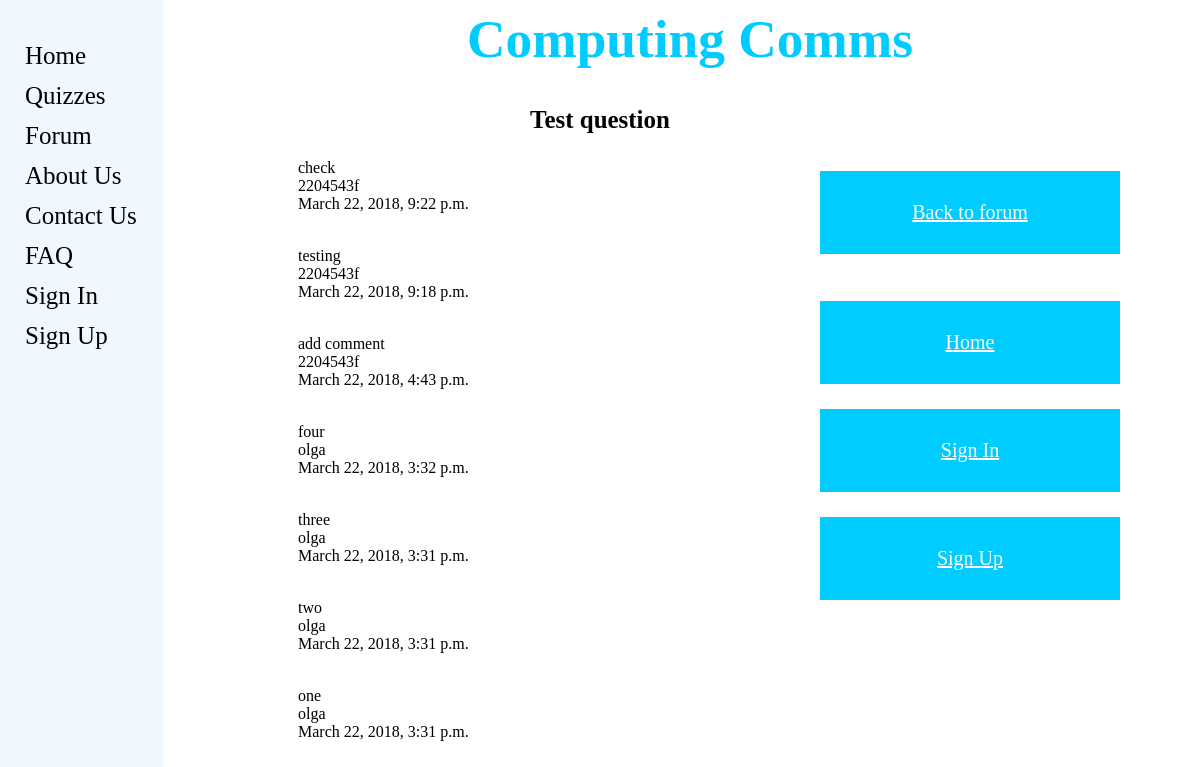
Page /computingcomms/forum/test-question/ on the earlier database version.
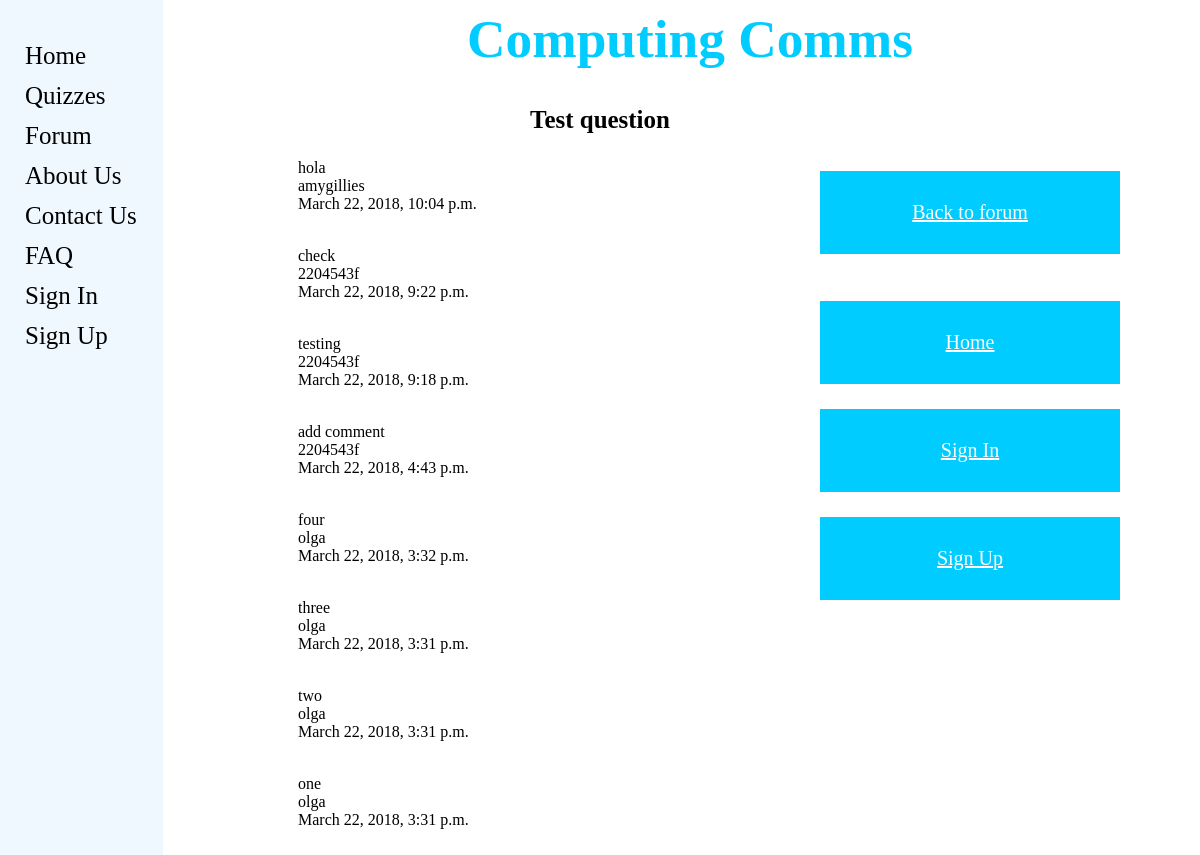
Same page on the later database version.
### computingcomms/models.py (models this page shows, shortened)
class Comment(models.Model):
    comment = models.CharField(max_length=128)
    user = models.ForeignKey(User, on_delete=models.DO_NOTHING)
    image = models.ImageField(upload_to='comment_images', blank=True)
    date = models.DateTimeField(auto_now=True)
    post = models.ForeignKey('computingcomms.ForumPost', related_name = 'comment' , on_delete=models.DO_NOTHING)

### computingcomms/views.py (the view)
# urls.py: url(r'^forum/(?P<post_slug>[\w\-]+)/$', views.show_post, name='show_post'),
def show_post(request, post_slug):
    context_dict = {}
    try:
        post = ForumPost.objects.get(slug=post_slug)
        comments = Comment.objects.filter(post = post).order_by('-date')
        context_dict['post'] = post
        context_dict['comments'] = comments
    except:
        context_dict['post'] = None
        context_dict['comments'] = None
    return render(request,'computingcomms/post.html' ,context_dict)

### templates/computingcomms/post.html (shortened to what this page needs)
{% extends 'computingcomms/base.html' %}
{% load staticfiles %}
{% block head_block %}
	<div>
		<center><h1>Computing Comms</h1></center>
	</div>
	<div>
		<center><h3>{{ post.question }}</h3></center>
	</div>
{% endblock %}
{% block body_block %}
	{% if comments %}
            <ul>
            {% for comment in comments %}
                <p id="comment">{{ comment.comment }}<br>
				{{ comment.user }} <br>
				{{ comment.date }} <br>
				{{ comment.image }}<br>
            {% endfor %}
            </ul>
        {% else %}
            <p><strong>There are no comments yet!</strong></p>
        {% if user.is_authenticated %}
           <p><a href="add_comment">Add Comment</a></p>
        {% endif %}
	{% endif %}
	<div class="buttons_position">
		<ul>
		<a href="{% url 'forum' %}"><button class="button">Back to forum</a></button><br><br>
		</ul>
	{% if user.is_authenticated %}
		<ul>
		<a href="{% url 'my_account' %}"><button class="button">My Account</a></button><br><br>
		</ul>
	{% else %}
		<ul>
		<a href="{% url 'home' %}"><button class="button">Home</a></button><br><br>
		<a href="{% url 'login' %}"><button class="button">Sign In</a></button><br><br>
		<a href="{% url 'register' %}"><button class="button">Sign Up</a></button>
		</ul>
	{% endif %}
	</div>
{% endblock %}

Differences in the rows shown:
added Comment: comment "hola", user "amygillies", date "March 22, 2018, 10:04 p.m."
